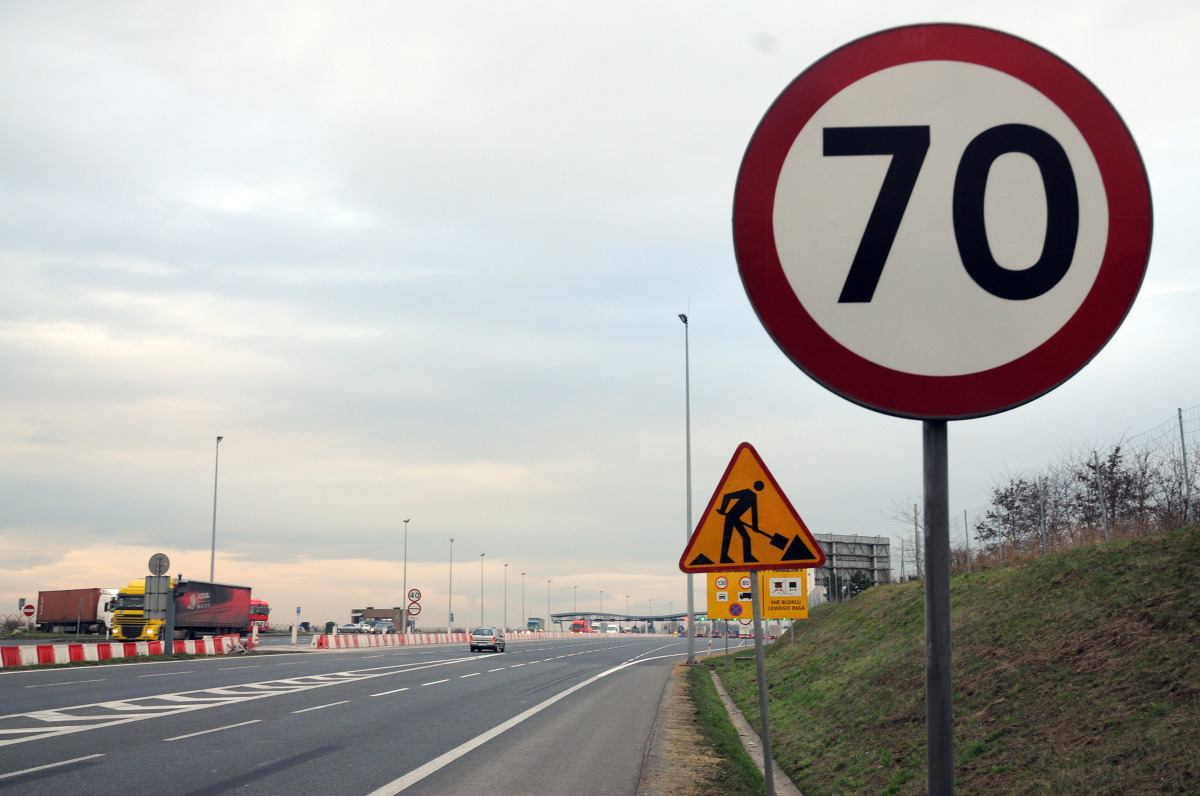
#> input picture 70 limit and road works .jpg, 1200 x 796 px
$ python main.py
#> lines starting #> are read from the running program, lines starting #| are printed output that depends on the picture; after the words box and inside, x2 and y2 are one past the last pixel; in counts of white or black regions, pixels touching at a corner belong together
import cv2
import numpy as np
def blue_mask(img):
    hsv = cv2.cvtColor(img, cv2.COLOR_BGR2HSV)
    lower_blue = np.array([110, 50, 50])
    upper_blue = np.array([130, 255, 255])
    mask_b = cv2.inRange(hsv,lower_blue,upper_blue)
    return cv2.bitwise_and(img,img,mask= mask_b)

def red_mask(img):
    hsv = cv2.cvtColor(img,cv2.COLOR_BGR2HSV)

    lower_red = np.array([160,100,20])
    upper_red = np.array([179,255,255])

    mask_r = cv2.inRange(hsv,lower_red,upper_red)
    return cv2.bitwise_and(img,img,mask = mask_r)

def crop_img(img,ROI):
    height, width, channel = img.shape

    mask = np.zeros_like(img)
    math_mask = (255,) * channel
    cv2.fillPoly(mask,
                 np.array([ROI], np.int32, ),
                 math_mask)

    return cv2.bitwise_and(img, mask)

def detect_sign(image):

    edges = cv2.Canny(image,75,150)
    contours, _ = cv2.findContours(edges, cv2.RETR_EXTERNAL, cv2.CHAIN_APPROX_SIMPLE)
    for contour in contours:
        area = cv2.contourArea(contour)
        if area >1000 :
            approximation = cv2.approxPolyDP(contour, .02 * cv2.arcLength(contour, True), True)
            cv2.drawContours(image, [approximation], 0, (255, 255, 0), 1 )
            x, y, w, h = cv2.boundingRect(approximation)
            cv2.rectangle(image,(x,y),(x+w,y+h),(0,255,0),5)
            if len(approximation) == 3:
                cv2.putText(image, "Warning sign", (x, y), cv2.FONT_HERSHEY_DUPLEX, 0.5, (0, 0, 0))
            elif len(approximation) == 4:
                propotion_ratio = float(w) / h
                if propotion_ratio >= 0.95 and propotion_ratio <= 1.05:
                    cv2.putText(image, "square sign", (x, y), cv2.FONT_HERSHEY_DUPLEX, 0.5, (0, 0, 0))
                else:
                    cv2.putText(image, "information sign", (x, y), cv2.FONT_HERSHEY_DUPLEX, 0.5, (0, 0, 0))
            else:
                cv2.putText(image, "Limit Speed sign", (x, y), cv2.FONT_HERSHEY_DUPLEX, 0.5, (0, 0, 0))


if __name__ == "__main__":
    img =cv2.imread("70 limit and road works .jpg")
#> img is the input picture: shape (796, 1200, 3); mean B, G, R 165.2, 168.6, 172.5
    img1 = cv2.imread("parking.jpg")
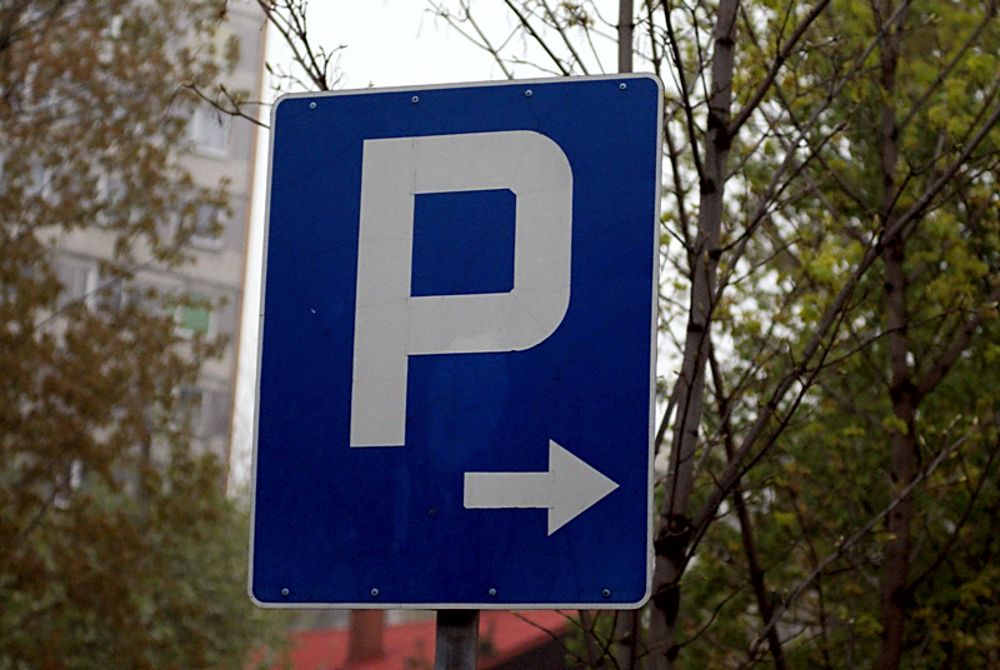
#> input picture parking.jpg, 1000 x 670 px
#> img1 is the input picture: shape (670, 1000, 3); mean B, G, R 78.1, 75.8, 78
    mask_color = red_mask(img)
#> in red_mask, `hsv = cv2.cvtColor(img,cv2.COLOR_BGR2HSV)`: hsv: shape (796, 1200, 3); mean H, S, V 69.1, 38.2, 177.4
#> in red_mask, `mask_r = cv2.inRange(hsv,lower_red,upper_red)`:
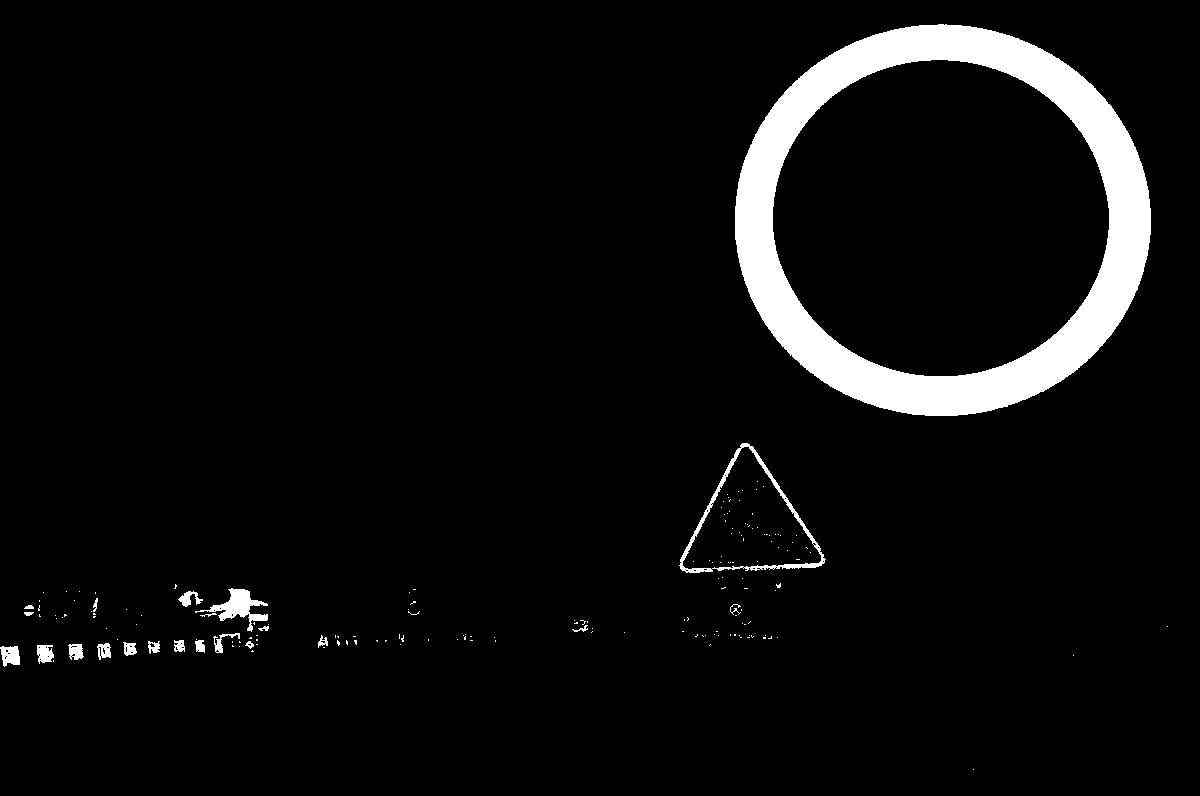
#> mask_r: shape (796, 1200); 5.2% white; 174 white regions (152 under 20 px), largest, box (x1, y1, x2, y2) and area: (735, 24, 1151, 416) 44911, (679, 443, 826, 573) 1570, (195, 588, 268, 632) 1022
    mask_color_img1 = blue_mask(img1)
#> in blue_mask, `hsv = cv2.cvtColor(img, cv2.COLOR_BGR2HSV)`: hsv: shape (670, 1000, 3); mean H, S, V 54.5, 133.6, 96.9
#> in blue_mask, `mask_b = cv2.inRange(hsv,lower_blue,upper_blue)`: mask_b: shape (670, 1000); 22.7% white; 7 white regions (5 under 20 px), largest, box (x1, y1, x2, y2) and area: (252, 76, 659, 604) 141098, (410, 188, 517, 298) 10629
    # uses median beucase least reduce unnessesary edges.Gauss here detect more too much edges in mask 3X3
    blur = cv2.medianBlur(img,5)
    blur_p = cv2.medianBlur(img1,5)
    edges_p = cv2.Canny(blur_p,75,150)
#> edges_p: shape (670, 1000); 5.6% white in thin lines or dots
    edges = cv2.Canny(blur,75,150)
#> edges: shape (796, 1200); 2.4% white in thin lines or dots
    detect_sign(blur_p)
#> in detect_sign, `contours, _ = cv2.findContours(edges, cv2.RETR_EXTERNAL, cv2.CHAIN_APP..`: contours = 823 contours, 694 with area under 20; largest, box (x1, y1, x2, y2) and area: (252, 77, 659, 604) 200036, (739, 81, 786, 190) 808, (262, 0, 319, 78) 638, (179, 63, 270, 483) 508, (688, 77, 709, 131) 317
#> the loop in detect_sign, `for contour in contours:` made 823 passes
#> (area, approximation, x, y, w, h, propotion_ratio) on pass 615: (200036, [[652, 78], [279, 102], [257, 600], [644, 596]], 257, 78, 396, 523, 0.757)
#> area on passes 15, 25, 28, 41, 51: 37, 20, 24, 36, 20.5
#> after the loop in detect_sign, `for contour in contours:`:
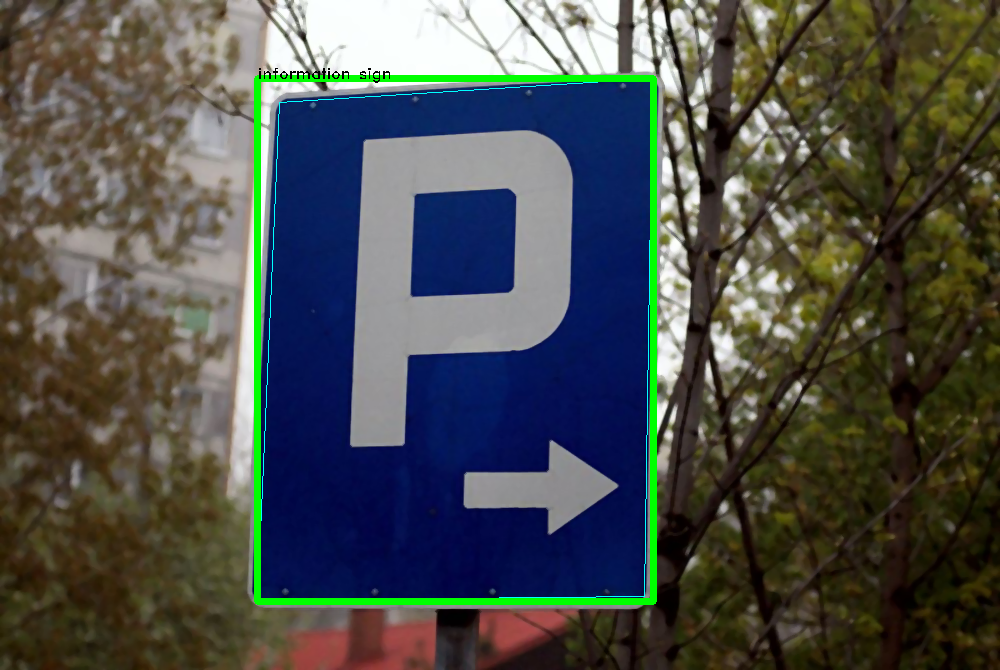
#> image: shape (670, 1000, 3); mean B, G, R 75.6, 78.7, 75.6
    detect_sign(blur)
#> in detect_sign (call 2), `contours, _ = cv2.findContours(edges, cv2.RETR_EXTERNAL, cv2.CHAIN_APP..`: contours = 357 contours, 304 with area under 20; largest, box (x1, y1, x2, y2) and area: (772, 60, 1109, 377) 83078, (684, 448, 820, 569) 8690, (0, 687, 238, 730) 758, (0, 632, 251, 673) 638, (0, 642, 99, 667) 612
#> the loop in detect_sign (call 2), `for contour in contours:` made 357 passes
#> (area, approximation, x, y, w, h) on pass 325: (8689.5, [[743, 448], [684, 565], [818, 561]], 684, 448, 135, 118)
#> (area, x, y, w, h) on pass 356: (83077.5, 775, 62, 332, 311)
#> after the loop in detect_sign (call 2), `for contour in contours:`:
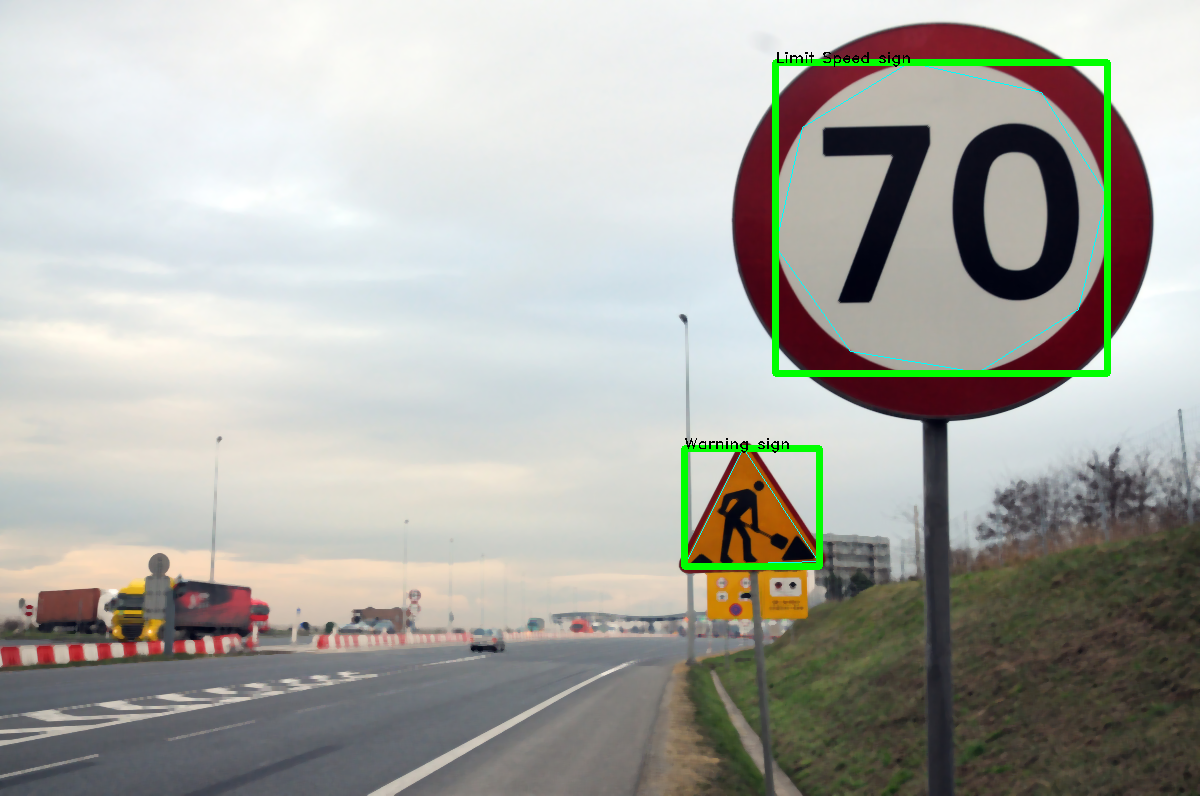
#> image: shape (796, 1200, 3); mean B, G, R 163.8, 170.5, 170.3
    kernel = np.ones((5, 5))
    # bold edges
    dil1 = cv2.dilate(edges,kernel,iterations= 1)
#> dil1: shape (796, 1200); 11.5% white; 48 white regions, largest, box (x1, y1, x2, y2) and area: (0, 20, 1200, 706) 74395, (0, 669, 380, 748) 8346, (770, 58, 1111, 379) 6407
    dil2 = cv2.dilate(edges_p,kernel,iterations= 1)
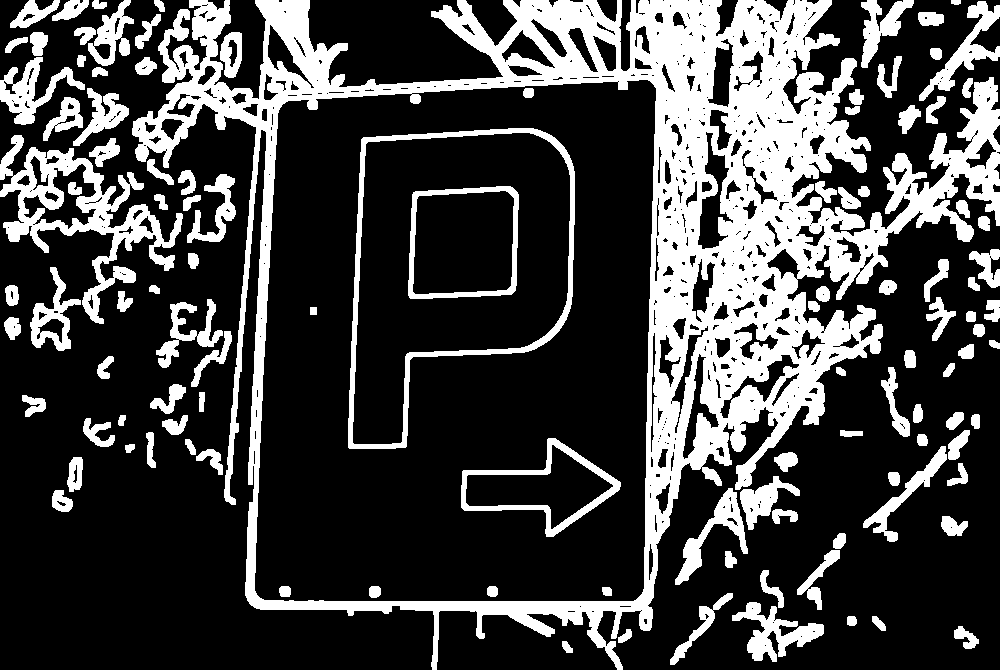
#> dil2: shape (670, 1000); 26.5% white; 112 white regions, largest, box (x1, y1, x2, y2) and area: (132, 0, 1000, 670) 116908, (0, 135, 183, 324) 8782, (348, 128, 575, 449) 5330
    cv2.imshow("limit and warning ",blur)
    cv2.imshow("parking",blur_p)
    cv2.waitKey(0)
    cv2.destroyAllWindows()
